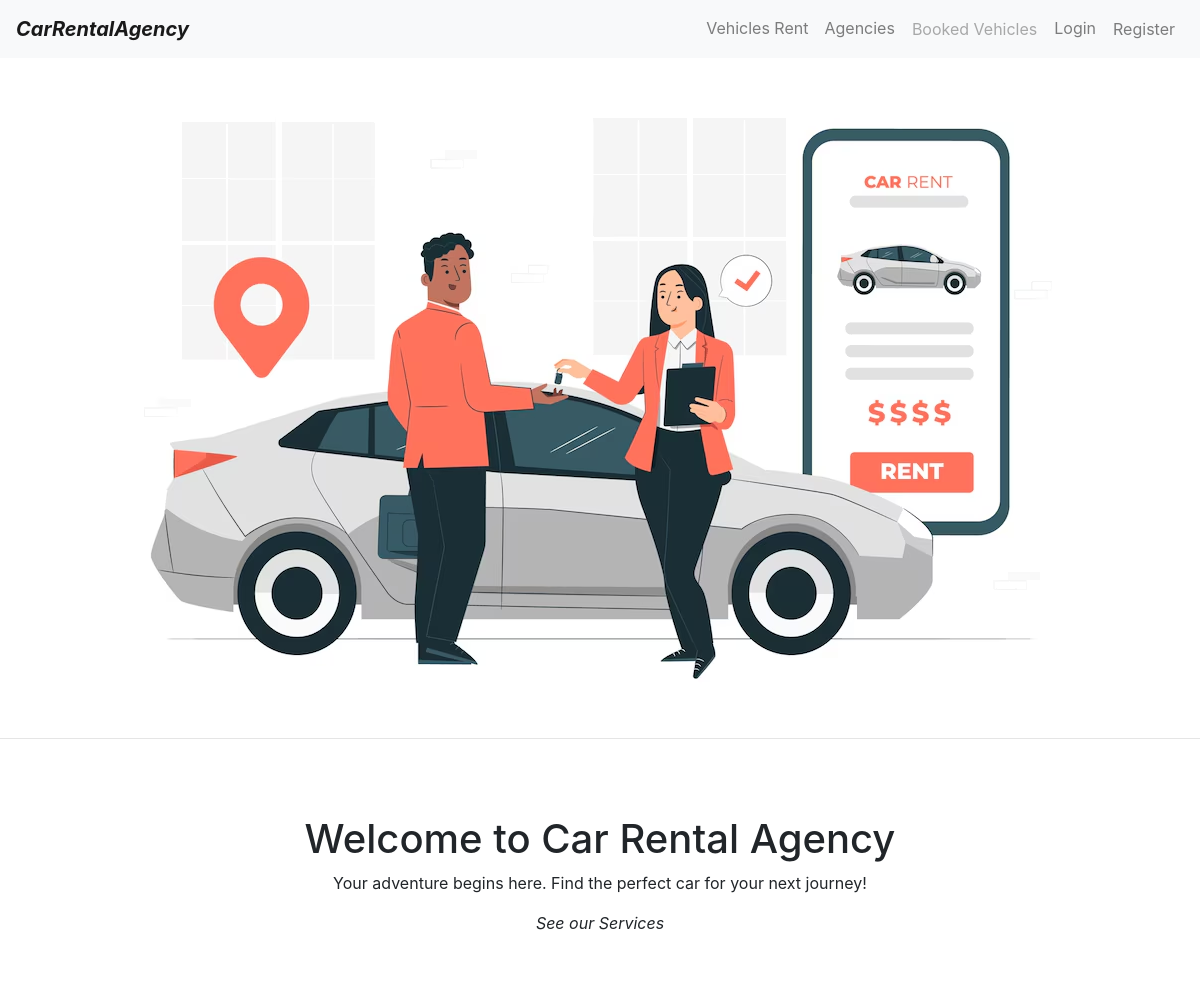
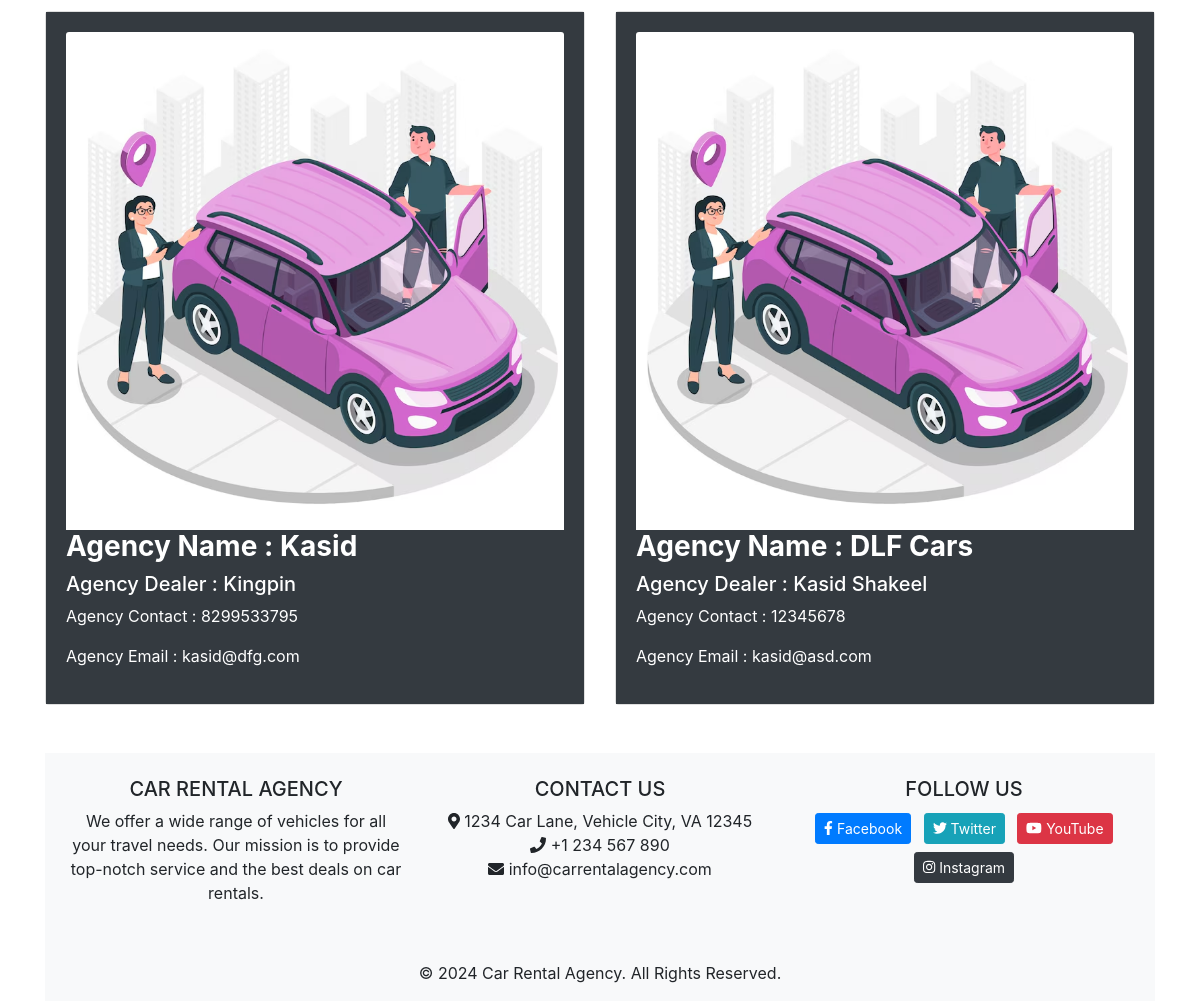
Screenshot of /agencies.php with the database file from the repository (2 pictures, top to bottom).
### tables this page shows
CREATE TABLE IF NOT EXISTS `agencies` (
  `id` int(11) NOT NULL AUTO_INCREMENT,
  `agency_name` varchar(100) NOT NULL,
  `contact_person` varchar(100) NOT NULL,
  `email` varchar(100) NOT NULL,
  `phone` varchar(20) DEFAULT NULL,
  `passwords` varchar(255) NOT NULL,
  PRIMARY KEY (`id`),
  UNIQUE KEY `email` (`email`)
);

### agencies.php (the view, shortened to what this page needs)
<?php
require_once('includes/db.php');
$sql = "select * from agencies";
$result = mysqli_query($conn, $sql);
?>
<!DOCTYPE html>
<html lang="en">
<head>
    <link href="css/style.css" rel="stylesheet">
</head>
<body>
    <?php include 'layouts/Nav-bar.php'; ?>
    <div align="center">
        <img src="image/car-rental.jpg" class="img-fluid" alt="Responsive image">
    </div>
    <hr>
    <div class="welcome-section">
        <div class="container">
            <h1>Welcome to Car Rental Agency</h1>
            <p>Your adventure begins here. Find the perfect car for your next journey!</p>
            <p><i>See our Services</i></p>
        </div>
    </div>
    <div align="center" class="container">
        <div class="row">
        <?php
            if ($result != null) {
                while ($row = mysqli_fetch_assoc($result)) {
        ?>
            <div class="col-md-6">
                <div class="card mdb-color lighten-2 text-center z-depth-2">
                    <div class="card-body bg-dark text-white">
                        <a href="#">
                            <img class="img-responsive card-img-top" src="image/agency-services.jpg" alt="Card image cap">
                        </a>
                        <h3 align = "left" class="white-text mb-2"><b>Agency Name : <?php echo $row['agency_name']; ?></b></h3>
                        <h5 align= "left">Agency Dealer : <?php echo $row['contact_person']; ?></h5>
                        <p align= "left">Agency Contact : <?php echo $row['phone']; ?></p>
                        <p align= "left">Agency Email : <?php echo $row['email']; ?></p>
                    </div>
                </div>
            </div>
        <?php
                }
        }
        ?>
    </div>
    <?php include 'layouts/footer.php'; ?>
</body>
</html>

### layouts/Nav-bar.php (shortened to what this page needs)
<link href="css/styles.css" rel="stylesheet">
<nav class="navbar navbar-expand-lg navbar-light bg-light">
    <a class="navbar-brand" href="index.php"><b><i>CarRentalAgency</i></b></a>
    <div class="collapse navbar-collapse" id="navbarNav">
        <ul class="navbar-nav ml-auto">
            <li class="nav-item">
                <a class="nav-link" href="available.php">Vehicles Rent</a>
            </li>
            <li class="nav-item">
                <a class="nav-link" href="agencies.php">Agencies</a>
            </li>
            <?php
                if (isset($_SESSION['full_name'])) {
            ?>
            <li class="nav-item">
                <a href="booking.php" class="nav-link btn-outline-alert">Booked Vehicles</a>
            </li>
            <li class="nav-item">
                <button class="badge badge-danger" style="margin:10px 0px" disabled><?php echo htmlspecialchars($_SESSION['full_name']); ?></button>
            </li>
            <li class="nav-item">
                <a class="nav-link" href="includes/logout.php">Logout</a>
            </li>
            <?php
                } else {
            ?>
            <li class="nav-item">
                <button class="nav-link btn btn-outline-alert" disabled>Booked Vehicles</button>
            </li>
            <li class="nav-item">
                <a class="nav-link" href="login.php">Login</a>
            </li>
            <li class="nav-item">
                <button id="registerLink" class="nav-link btn btn-outline-alert">Register</button>
            </li>
            <?php
                }
            ?>
        </ul>
    </div>
</nav>

### layouts/footer.php (shortened to what this page needs)
<footer class="bg-light text-center text-lg-start mt-5">
    <div class="container p-4">
        <div class="row">
            <div class="col-lg-4 col-md-12 mb-4 mb-md-0">
                <h5 class="text-uppercase">Car Rental Agency</h5>
                <p>
                    We offer a wide range of vehicles for all your travel needs. Our mission is to provide top-notch service and the best deals on car rentals.
                </p>
            </div>
            <div class="col-lg-4 col-md-6 mb-4 mb-md-0">
                <h5 class="text-uppercase">Contact Us</h5>
                <ul class="list-unstyled">
                    <li>
                        <i class="fas fa-map-marker-alt"></i> 1234 Car Lane, Vehicle City, VA 12345
                    </li>
                    <li>
                        <i class="fas fa-phone"></i> +1 234 567 890
                    </li>
                    <li>
                        <i class="fas fa-envelope"></i> info@carrentalagency.com
                    </li>
                </ul>
            </div>
            <div class="col-lg-4 col-md-6 mb-4 mb-md-0">
                <h5 class="text-uppercase">Follow Us</h5>
                <a href="#" class="btn btn-primary btn-sm m-1"><i class="fab fa-facebook-f"></i> Facebook</a>
                <a href="#" class="btn btn-info btn-sm m-1"><i class="fab fa-twitter"></i> Twitter</a>
                <a href="#" class="btn btn-danger btn-sm m-1"><i class="fab fa-youtube"></i> YouTube</a>
                <a href="#" class="btn btn-dark btn-sm m-1"><i class="fab fa-instagram"></i> Instagram</a>
            </div>
        </div>
    </div>
    <div class="text-center p-3 bg-light">
        © 2024 Car Rental Agency. All Rights Reserved.
    </div>
</footer>

### agencies.php (style rules this page uses)
.welcome-section { padding: 60px 0; text-align: center; }

### rows the page displays
agencies: agency_name "Kasid", contact_person "Kingpin", phone "8299533795", email "kasid@dfg.com"
agencies: agency_name "DLF Cars", contact_person "Kasid Shakeel", phone "12345678", email "kasid@asd.com"
